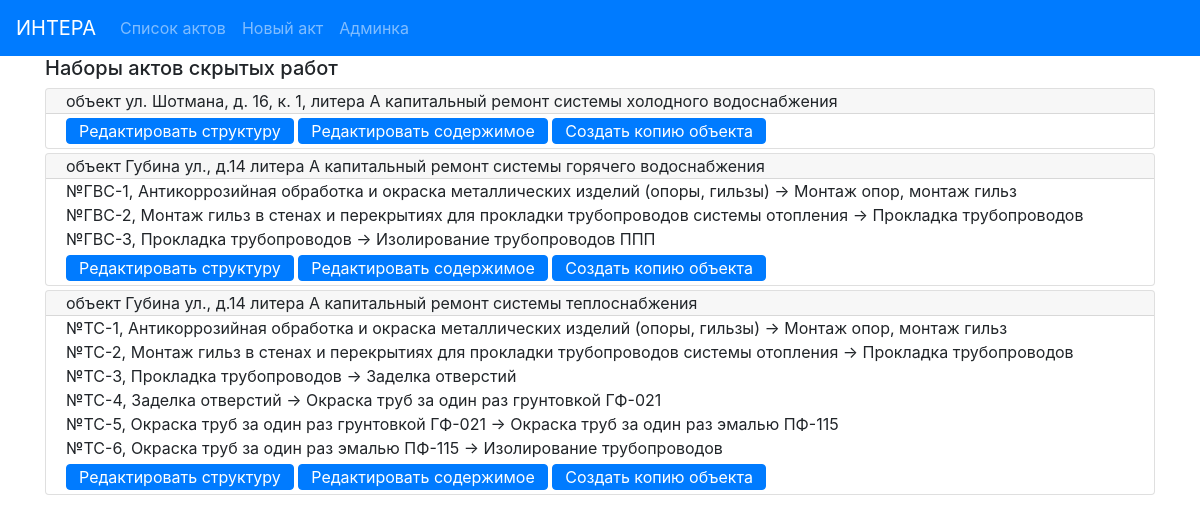
Before: /actbase/ with the older database file.
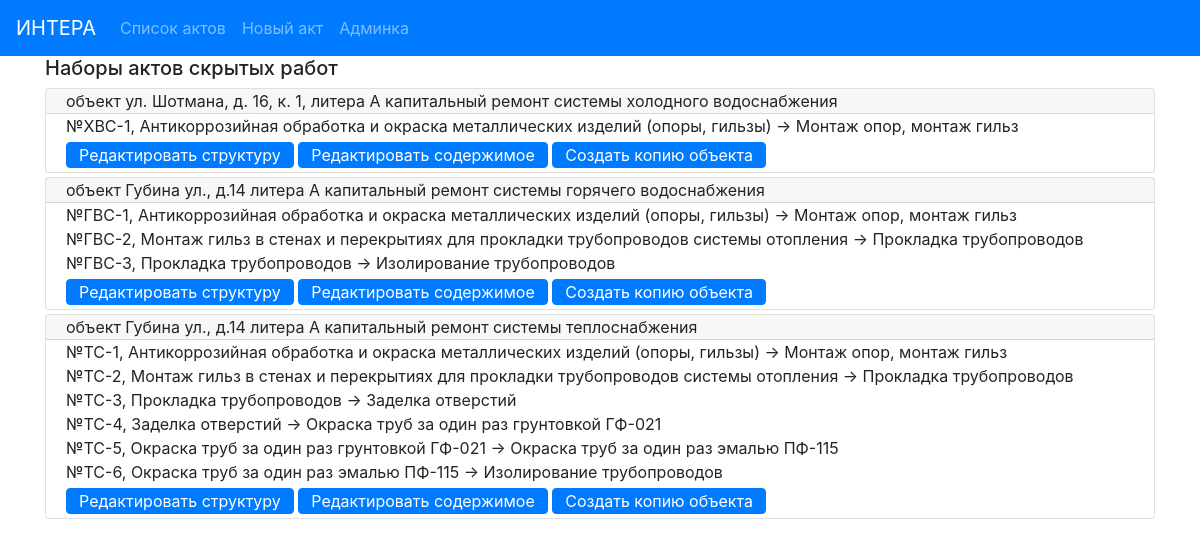
After: the same page with the newer database file.
### hiddenactsbase/models.py (models this page shows, shortened)
class ObjectActs (models.Model):
    address = models.CharField(max_length=100, verbose_name='Адрес', blank=False)
    system_type = models.CharField(max_length=100, verbose_name='тип')
    designer = models.CharField(max_length=200, verbose_name='Проектант')
    supervisor_engineer = models.CharField(max_length=100, verbose_name='Технадзор')
    contractor_engineer = models.CharField(max_length=100, verbose_name='Прораб')
    project_number = models.CharField(max_length=100, verbose_name='Ном. проекта')
    exec_documents = models.CharField(max_length=100, verbose_name='Исполн.')
    supervisor_engineer_decree = models.CharField(max_length=100, verbose_name=' ')
    contractor_engineer_decree = models.CharField(max_length=100, verbose_name=' ')
    acts = models.ManyToManyField('HiddenActIS', blank=True, related_name='object_acts')
    class Meta:
        verbose_name = 'Набор актов объекта '
    def get_absolute_url(self):
        return reverse('object_detail_url', kwargs={'pk':self.pk})
    def get_edit_url(self):
        return reverse('object_edit_url', kwargs={'pk':self.pk})

class HiddenActIS (models.Model):
    act_number = models.CharField(max_length=20, verbose_name='Ном. Акта', blank=True)
    act_date = models.CharField(max_length=50, verbose_name='Дата Акта')
    presented_work = models.CharField(max_length=200, verbose_name='Предъявл.')
    materials = models.CharField(max_length=200, verbose_name='Материалы')
    permitted_work = models.CharField(max_length=200, verbose_name='Разрешено')
    begin_date = models.CharField(max_length=50, verbose_name='От:')
    end_date = models.CharField(max_length=50, verbose_name='До:')
    class Meta:
        ordering = ['act_number']
        verbose_name = 'Акт скрытых инженерка '

### hiddenactsbase/views.py (the view)
# urls.py: path('', ObjectsList.as_view(), name='objects_list_url'),
class ObjectsList (View):
    def get(self,request):
        objs = ObjectActs.objects.order_by("-id")
        return render(request, 'hiddenactsbase/index.html', context={'objects_acts': objs})

### hiddenactsbase/templates/hiddenactsbase/index.html
{% extends 'hiddenactsbase/base.html' %}
{% block mycontent %}
    <div class="container">
        <h5>Наборы актов скрытых работ</h5>
    </div>
    <div class="container">
    {% for obj in objects_acts %}
        <div class="card my-1">
          <div class="card-header py-0">
            объект {{ obj.address }} капитальный ремонт {{ obj.system_type }}
          </div>
          <div class="card-body py-0">
            {% for act in  obj.acts.all %}
                <p class="card-text mb-0"> №{{ act.act_number }}, {{ act.presented_work }} -> {{ act.permitted_work }}</p>
            {% endfor %}
            <a href="{{ obj.get_absolute_url }}" class="btn btn-primary  my-1 py-0">Редактировать структуру</a>
            <a href="{{ obj.get_edit_url }}" class="btn btn-primary  my-1 py-0">Редактировать содержимое</a>
            <a href="{% url 'copy_object' obj.pk %}" class="btn btn-primary  my-1 py-0">Создать копию объекта</a>
          </div>
        </div>
    {% endfor %}
    </div>
{% endblock %}

Changed rows visible on the page:
added HiddenActIS: act_number "ХВС-1", presented_work "Антикоррозийная обработка и окраска металлических изделий (опоры, гильзы)", permitted_work "Монтаж опор, монтаж гильз", shown under ObjectActs "ул. Шотмана, д. 16, к. 1, литера А"
changed HiddenActIS "ГВС-3": permitted_work "Изолирование трубопроводов ППП" → "Изолирование трубопроводов"
